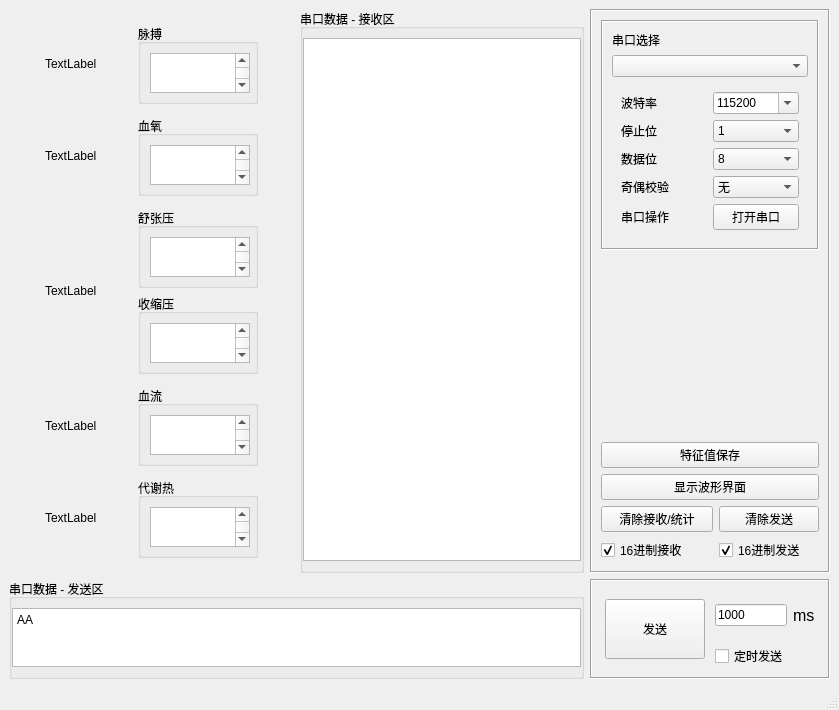
<?xml version="1.0" encoding="UTF-8"?>
<ui version="4.0">
 <class>MainWindow</class>
 <widget class="QMainWindow" name="MainWindow">
  <property name="geometry">
   <rect>
    <x>0</x>
    <y>0</y>
    <width>839</width>
    <height>710</height>
   </rect>
  </property>
  <property name="minimumSize">
   <size>
    <width>800</width>
    <height>700</height>
   </size>
  </property>
  <property name="maximumSize">
   <size>
    <width>16777215</width>
    <height>16777215</height>
   </size>
  </property>
  <property name="windowTitle">
   <string/>
  </property>
  <property name="windowIcon">
   <iconset resource="res.qrc">
    <normaloff>:/logo.png</normaloff>:/logo.png</iconset>
  </property>
  <widget class="QWidget" name="centralwidget">
   <layout class="QGridLayout" name="gridLayout_4">
    <item row="0" column="0">
     <widget class="QWidget" name="widget" native="true">
      <layout class="QVBoxLayout" name="verticalLayout">
       <item>
        <layout class="QHBoxLayout" name="horizontalLayout_4">
         <item>
          <widget class="QLabel" name="label_Hr">
           <property name="minimumSize">
            <size>
             <width>40</width>
             <height>60</height>
            </size>
           </property>
           <property name="maximumSize">
            <size>
             <width>60</width>
             <height>80</height>
            </size>
           </property>
           <property name="text">
            <string>TextLabel</string>
           </property>
          </widget>
         </item>
         <item>
          <widget class="QGroupBox" name="groupBox">
           <property name="minimumSize">
            <size>
             <width>120</width>
             <height>80</height>
            </size>
           </property>
           <property name="maximumSize">
            <size>
             <width>120</width>
             <height>80</height>
            </size>
           </property>
           <property name="title">
            <string>脉搏</string>
           </property>
           <layout class="QGridLayout" name="gridLayout_9">
            <item row="0" column="0">
             <widget class="QTextEdit" name="txtHR">
              <property name="minimumSize">
               <size>
                <width>100</width>
                <height>40</height>
               </size>
              </property>
              <property name="maximumSize">
               <size>
                <width>100</width>
                <height>60</height>
               </size>
              </property>
              <property name="font">
               <font>
                <pointsize>20</pointsize>
               </font>
              </property>
              <property name="layoutDirection">
               <enum>Qt::LeftToRight</enum>
              </property>
              <property name="html">
               <string>&lt;!DOCTYPE HTML PUBLIC &quot;-//W3C//DTD HTML 4.0//EN&quot; &quot;http://www.w3.org/TR/REC-html40/strict.dtd&quot;&gt;
&lt;html&gt;&lt;head&gt;&lt;meta name=&quot;qrichtext&quot; content=&quot;1&quot; /&gt;&lt;meta charset=&quot;utf-8&quot; /&gt;&lt;style type=&quot;text/css&quot;&gt;
p, li { white-space: pre-wrap; }
hr { height: 1px; border-width: 0; }
li.unchecked::marker { content: &quot;\2610&quot;; }
li.checked::marker { content: &quot;\2612&quot;; }
&lt;/style&gt;&lt;/head&gt;&lt;body style=&quot; font-family:'Microsoft YaHei UI'; font-size:20pt; font-weight:400; font-style:normal;&quot;&gt;
&lt;p align=&quot;center&quot; style=&quot;-qt-paragraph-type:empty; margin-top:0px; margin-bottom:0px; margin-left:0px; margin-right:0px; -qt-block-indent:0; text-indent:0px; font-size:24pt;&quot;&gt;&lt;br /&gt;&lt;/p&gt;&lt;/body&gt;&lt;/html&gt;</string>
              </property>
             </widget>
            </item>
           </layout>
          </widget>
         </item>
        </layout>
       </item>
       <item>
        <layout class="QHBoxLayout" name="horizontalLayout_3">
         <item>
          <widget class="QLabel" name="label_Spo2">
           <property name="minimumSize">
            <size>
             <width>40</width>
             <height>60</height>
            </size>
           </property>
           <property name="maximumSize">
            <size>
             <width>60</width>
             <height>80</height>
            </size>
           </property>
           <property name="text">
            <string>TextLabel</string>
           </property>
          </widget>
         </item>
         <item>
          <widget class="QGroupBox" name="groupBox_2">
           <property name="minimumSize">
            <size>
             <width>120</width>
             <height>80</height>
            </size>
           </property>
           <property name="maximumSize">
            <size>
             <width>120</width>
             <height>80</height>
            </size>
           </property>
           <property name="title">
            <string>血氧</string>
           </property>
           <layout class="QGridLayout" name="gridLayout_2">
            <item row="0" column="0">
             <widget class="QTextEdit" name="txtSpo2">
              <property name="minimumSize">
               <size>
                <width>100</width>
                <height>40</height>
               </size>
              </property>
              <property name="maximumSize">
               <size>
                <width>100</width>
                <height>60</height>
               </size>
              </property>
              <property name="font">
               <font>
                <pointsize>20</pointsize>
               </font>
              </property>
              <property name="html">
               <string>&lt;!DOCTYPE HTML PUBLIC &quot;-//W3C//DTD HTML 4.0//EN&quot; &quot;http://www.w3.org/TR/REC-html40/strict.dtd&quot;&gt;
&lt;html&gt;&lt;head&gt;&lt;meta name=&quot;qrichtext&quot; content=&quot;1&quot; /&gt;&lt;meta charset=&quot;utf-8&quot; /&gt;&lt;style type=&quot;text/css&quot;&gt;
p, li { white-space: pre-wrap; }
hr { height: 1px; border-width: 0; }
li.unchecked::marker { content: &quot;\2610&quot;; }
li.checked::marker { content: &quot;\2612&quot;; }
&lt;/style&gt;&lt;/head&gt;&lt;body style=&quot; font-family:'Microsoft YaHei UI'; font-size:20pt; font-weight:400; font-style:normal;&quot;&gt;
&lt;p align=&quot;center&quot; style=&quot;-qt-paragraph-type:empty; margin-top:0px; margin-bottom:0px; margin-left:0px; margin-right:0px; -qt-block-indent:0; text-indent:0px; font-size:24pt;&quot;&gt;&lt;br /&gt;&lt;/p&gt;&lt;/body&gt;&lt;/html&gt;</string>
              </property>
             </widget>
            </item>
           </layout>
          </widget>
         </item>
        </layout>
       </item>
       <item>
        <layout class="QGridLayout" name="gridLayout_10">
         <item row="0" column="0" rowspan="2">
          <widget class="QLabel" name="label_Bv">
           <property name="minimumSize">
            <size>
             <width>40</width>
             <height>120</height>
            </size>
           </property>
           <property name="maximumSize">
            <size>
             <width>60</width>
             <height>160</height>
            </size>
           </property>
           <property name="text">
            <string>TextLabel</string>
           </property>
          </widget>
         </item>
         <item row="0" column="1">
          <widget class="QGroupBox" name="groupBox_5">
           <property name="minimumSize">
            <size>
             <width>120</width>
             <height>80</height>
            </size>
           </property>
           <property name="maximumSize">
            <size>
             <width>120</width>
             <height>80</height>
            </size>
           </property>
           <property name="title">
            <string>舒张压</string>
           </property>
           <layout class="QGridLayout" name="gridLayout_11">
            <item row="0" column="0">
             <widget class="QTextEdit" name="txtDBP">
              <property name="minimumSize">
               <size>
                <width>100</width>
                <height>40</height>
               </size>
              </property>
              <property name="maximumSize">
               <size>
                <width>100</width>
                <height>60</height>
               </size>
              </property>
              <property name="font">
               <font>
                <pointsize>20</pointsize>
               </font>
              </property>
             </widget>
            </item>
           </layout>
          </widget>
         </item>
         <item row="1" column="1">
          <widget class="QGroupBox" name="groupBox_8">
           <property name="minimumSize">
            <size>
             <width>120</width>
             <height>80</height>
            </size>
           </property>
           <property name="maximumSize">
            <size>
             <width>120</width>
             <height>80</height>
            </size>
           </property>
           <property name="title">
            <string>收缩压</string>
           </property>
           <layout class="QGridLayout" name="gridLayout_14">
            <item row="0" column="0">
             <widget class="QTextEdit" name="txtSBP">
              <property name="minimumSize">
               <size>
                <width>100</width>
                <height>40</height>
               </size>
              </property>
              <property name="maximumSize">
               <size>
                <width>100</width>
                <height>60</height>
               </size>
              </property>
              <property name="font">
               <font>
                <pointsize>20</pointsize>
               </font>
              </property>
             </widget>
            </item>
           </layout>
          </widget>
         </item>
        </layout>
       </item>
       <item>
        <layout class="QHBoxLayout" name="horizontalLayout_5">
         <item>
          <widget class="QLabel" name="label_Bf">
           <property name="minimumSize">
            <size>
             <width>40</width>
             <height>60</height>
            </size>
           </property>
           <property name="maximumSize">
            <size>
             <width>60</width>
             <height>80</height>
            </size>
           </property>
           <property name="text">
            <string>TextLabel</string>
           </property>
          </widget>
         </item>
         <item>
          <widget class="QGroupBox" name="groupBox_6">
           <property name="minimumSize">
            <size>
             <width>120</width>
             <height>80</height>
            </size>
           </property>
           <property name="maximumSize">
            <size>
             <width>120</width>
             <height>80</height>
            </size>
           </property>
           <property name="title">
            <string>血流</string>
           </property>
           <layout class="QGridLayout" name="gridLayout_12">
            <item row="0" column="0">
             <widget class="QTextEdit" name="txtBF">
              <property name="minimumSize">
               <size>
                <width>100</width>
                <height>40</height>
               </size>
              </property>
              <property name="maximumSize">
               <size>
                <width>100</width>
                <height>60</height>
               </size>
              </property>
              <property name="font">
               <font>
                <pointsize>20</pointsize>
               </font>
              </property>
             </widget>
            </item>
           </layout>
          </widget>
         </item>
        </layout>
       </item>
       <item>
        <layout class="QHBoxLayout" name="horizontalLayout_6">
         <item>
          <widget class="QLabel" name="label_Mh">
           <property name="minimumSize">
            <size>
             <width>40</width>
             <height>60</height>
            </size>
           </property>
           <property name="maximumSize">
            <size>
             <width>60</width>
             <height>80</height>
            </size>
           </property>
           <property name="text">
            <string>TextLabel</string>
           </property>
          </widget>
         </item>
         <item>
          <widget class="QGroupBox" name="groupBox_7">
           <property name="minimumSize">
            <size>
             <width>120</width>
             <height>80</height>
            </size>
           </property>
           <property name="maximumSize">
            <size>
             <width>120</width>
             <height>80</height>
            </size>
           </property>
           <property name="title">
            <string>代谢热</string>
           </property>
           <layout class="QGridLayout" name="gridLayout_13">
            <item row="1" column="0">
             <widget class="QTextEdit" name="txtMH">
              <property name="minimumSize">
               <size>
                <width>100</width>
                <height>40</height>
               </size>
              </property>
              <property name="maximumSize">
               <size>
                <width>100</width>
                <height>60</height>
               </size>
              </property>
              <property name="font">
               <font>
                <pointsize>20</pointsize>
               </font>
              </property>
             </widget>
            </item>
           </layout>
          </widget>
         </item>
        </layout>
       </item>
      </layout>
     </widget>
    </item>
    <item row="0" column="1">
     <widget class="QGroupBox" name="groupBox_3">
      <property name="title">
       <string>串口数据 - 接收区</string>
      </property>
      <layout class="QGridLayout" name="gridLayout_6">
       <property name="leftMargin">
        <number>0</number>
       </property>
       <property name="rightMargin">
        <number>0</number>
       </property>
       <item row="0" column="0">
        <widget class="QPlainTextEdit" name="txtRec">
         <property name="readOnly">
          <bool>true</bool>
         </property>
        </widget>
       </item>
      </layout>
     </widget>
    </item>
    <item row="1" column="0" colspan="2">
     <widget class="QGroupBox" name="groupBox_4">
      <property name="minimumSize">
       <size>
        <width>0</width>
        <height>100</height>
       </size>
      </property>
      <property name="maximumSize">
       <size>
        <width>16777215</width>
        <height>100</height>
       </size>
      </property>
      <property name="title">
       <string>串口数据 - 发送区</string>
      </property>
      <layout class="QGridLayout" name="gridLayout_7">
       <property name="leftMargin">
        <number>0</number>
       </property>
       <property name="rightMargin">
        <number>0</number>
       </property>
       <item row="0" column="0">
        <widget class="QPlainTextEdit" name="txtSend">
         <property name="minimumSize">
          <size>
           <width>0</width>
           <height>0</height>
          </size>
         </property>
         <property name="maximumSize">
          <size>
           <width>16777215</width>
           <height>16777215</height>
          </size>
         </property>
         <property name="plainText">
          <string>AA</string>
         </property>
        </widget>
       </item>
      </layout>
     </widget>
    </item>
    <item row="0" column="2">
     <widget class="QFrame" name="frame">
      <property name="minimumSize">
       <size>
        <width>240</width>
        <height>0</height>
       </size>
      </property>
      <property name="maximumSize">
       <size>
        <width>240</width>
        <height>16777215</height>
       </size>
      </property>
      <property name="focusPolicy">
       <enum>Qt::NoFocus</enum>
      </property>
      <property name="styleSheet">
       <string notr="true"/>
      </property>
      <property name="frameShape">
       <enum>QFrame::Box</enum>
      </property>
      <property name="frameShadow">
       <enum>QFrame::Sunken</enum>
      </property>
      <layout class="QGridLayout" name="gridLayout_3">
       <item row="7" column="2">
        <widget class="QCheckBox" name="chkSend">
         <property name="minimumSize">
          <size>
           <width>100</width>
           <height>0</height>
          </size>
         </property>
         <property name="text">
          <string>16进制发送</string>
         </property>
         <property name="checked">
          <bool>true</bool>
         </property>
        </widget>
       </item>
       <item row="4" column="0" colspan="3">
        <widget class="QPushButton" name="btnSaveEig">
         <property name="text">
          <string>特征值保存</string>
         </property>
        </widget>
       </item>
       <item row="6" column="2">
        <widget class="QPushButton" name="btnClearSend">
         <property name="text">
          <string>清除发送</string>
         </property>
        </widget>
       </item>
       <item row="5" column="0" colspan="3">
        <widget class="QPushButton" name="pushButton">
         <property name="text">
          <string>显示波形界面</string>
         </property>
        </widget>
       </item>
       <item row="0" column="0" colspan="3">
        <widget class="QFrame" name="frame_4">
         <property name="minimumSize">
          <size>
           <width>0</width>
           <height>220</height>
          </size>
         </property>
         <property name="maximumSize">
          <size>
           <width>16777215</width>
           <height>16777215</height>
          </size>
         </property>
         <property name="frameShape">
          <enum>QFrame::Box</enum>
         </property>
         <property name="frameShadow">
          <enum>QFrame::Sunken</enum>
         </property>
         <layout class="QGridLayout" name="gridLayout_8">
          <item row="2" column="0">
           <widget class="QWidget" name="widget_2" native="true">
            <layout class="QGridLayout" name="gridLayout">
             <item row="1" column="0">
              <widget class="QLabel" name="lblStop">
               <property name="text">
                <string>停止位</string>
               </property>
              </widget>
             </item>
             <item row="3" column="0">
              <widget class="QLabel" name="lblCheck">
               <property name="text">
                <string>奇偶校验</string>
               </property>
              </widget>
             </item>
             <item row="3" column="1">
              <widget class="QComboBox" name="cmbCheck">
               <item>
                <property name="text">
                 <string>无</string>
                </property>
               </item>
               <item>
                <property name="text">
                 <string>奇校验</string>
                </property>
               </item>
               <item>
                <property name="text">
                 <string>偶校验</string>
                </property>
               </item>
              </widget>
             </item>
             <item row="2" column="1">
              <widget class="QComboBox" name="cmbData">
               <property name="currentIndex">
                <number>3</number>
               </property>
               <item>
                <property name="text">
                 <string>5</string>
                </property>
               </item>
               <item>
                <property name="text">
                 <string>6</string>
                </property>
               </item>
               <item>
                <property name="text">
                 <string>7</string>
                </property>
               </item>
               <item>
                <property name="text">
                 <string>8</string>
                </property>
               </item>
              </widget>
             </item>
             <item row="4" column="1">
              <widget class="QPushButton" name="btnSwitch">
               <property name="text">
                <string>打开串口</string>
               </property>
              </widget>
             </item>
             <item row="2" column="0">
              <widget class="QLabel" name="lblData">
               <property name="text">
                <string>数据位</string>
               </property>
              </widget>
             </item>
             <item row="1" column="1">
              <widget class="QComboBox" name="cmbStop">
               <item>
                <property name="text">
                 <string>1</string>
                </property>
               </item>
               <item>
                <property name="text">
                 <string>1.5</string>
                </property>
               </item>
               <item>
                <property name="text">
                 <string>2</string>
                </property>
               </item>
              </widget>
             </item>
             <item row="4" column="0">
              <widget class="QLabel" name="lblSwitch">
               <property name="text">
                <string>串口操作</string>
               </property>
              </widget>
             </item>
             <item row="0" column="1">
              <widget class="QComboBox" name="cmbBaudRate">
               <property name="editable">
                <bool>true</bool>
               </property>
               <property name="currentIndex">
                <number>10</number>
               </property>
               <property name="maxVisibleItems">
                <number>20</number>
               </property>
               <item>
                <property name="text">
                 <string>1200</string>
                </property>
               </item>
               <item>
                <property name="text">
                 <string>2400</string>
                </property>
               </item>
               <item>
                <property name="text">
                 <string>4800</string>
                </property>
               </item>
               <item>
                <property name="text">
                 <string>9600</string>
                </property>
               </item>
               <item>
                <property name="text">
                 <string>14400</string>
                </property>
               </item>
               <item>
                <property name="text">
                 <string>19200</string>
                </property>
               </item>
               <item>
                <property name="text">
                 <string>38400</string>
                </property>
               </item>
               <item>
                <property name="text">
                 <string>43000</string>
                </property>
               </item>
               <item>
                <property name="text">
                 <string>57600</string>
                </property>
               </item>
               <item>
                <property name="text">
                 <string>76800</string>
                </property>
               </item>
               <item>
                <property name="text">
                 <string>115200</string>
                </property>
               </item>
               <item>
                <property name="text">
                 <string>128000</string>
                </property>
               </item>
               <item>
                <property name="text">
                 <string>230400</string>
                </property>
               </item>
               <item>
                <property name="text">
                 <string>256000</string>
                </property>
               </item>
               <item>
                <property name="text">
                 <string>460800</string>
                </property>
               </item>
               <item>
                <property name="text">
                 <string>921600</string>
                </property>
               </item>
               <item>
                <property name="text">
                 <string>1382400</string>
                </property>
               </item>
              </widget>
             </item>
             <item row="0" column="0">
              <widget class="QLabel" name="lblBaudRate">
               <property name="text">
                <string>波特率</string>
               </property>
              </widget>
             </item>
            </layout>
           </widget>
          </item>
          <item row="1" column="0">
           <widget class="myComboBox" name="cmbSerialPort"/>
          </item>
          <item row="0" column="0">
           <widget class="QLabel" name="lblSerialPort">
            <property name="text">
             <string>串口选择</string>
            </property>
           </widget>
          </item>
         </layout>
        </widget>
       </item>
       <item row="1" column="2">
        <spacer name="verticalSpacer">
         <property name="orientation">
          <enum>Qt::Vertical</enum>
         </property>
         <property name="sizeHint" stdset="0">
          <size>
           <width>20</width>
           <height>40</height>
          </size>
         </property>
        </spacer>
       </item>
       <item row="1" column="1">
        <widget class="QLabel" name="label">
         <property name="minimumSize">
          <size>
           <width>80</width>
           <height>80</height>
          </size>
         </property>
         <property name="maximumSize">
          <size>
           <width>80</width>
           <height>80</height>
          </size>
         </property>
         <property name="styleSheet">
          <string notr="true">border-image: url(:/Sun_Yat-sen_University_Logo.png);</string>
         </property>
         <property name="text">
          <string/>
         </property>
        </widget>
       </item>
       <item row="6" column="0" colspan="2">
        <widget class="QPushButton" name="btnClearRec">
         <property name="text">
          <string>清除接收/统计</string>
         </property>
        </widget>
       </item>
       <item row="7" column="0" colspan="2">
        <widget class="QCheckBox" name="chkRec">
         <property name="enabled">
          <bool>true</bool>
         </property>
         <property name="maximumSize">
          <size>
           <width>100</width>
           <height>16777215</height>
          </size>
         </property>
         <property name="accessibleName">
          <string/>
         </property>
         <property name="text">
          <string>16进制接收</string>
         </property>
         <property name="checked">
          <bool>true</bool>
         </property>
        </widget>
       </item>
      </layout>
     </widget>
    </item>
    <item row="1" column="2">
     <widget class="QFrame" name="frame_2">
      <property name="minimumSize">
       <size>
        <width>240</width>
        <height>100</height>
       </size>
      </property>
      <property name="maximumSize">
       <size>
        <width>240</width>
        <height>100</height>
       </size>
      </property>
      <property name="frameShape">
       <enum>QFrame::Box</enum>
      </property>
      <property name="frameShadow">
       <enum>QFrame::Sunken</enum>
      </property>
      <layout class="QGridLayout" name="gridLayout_5">
       <item row="0" column="0" rowspan="2">
        <widget class="QPushButton" name="btnSend">
         <property name="minimumSize">
          <size>
           <width>0</width>
           <height>60</height>
          </size>
         </property>
         <property name="maximumSize">
          <size>
           <width>100</width>
           <height>16777215</height>
          </size>
         </property>
         <property name="text">
          <string>发送</string>
         </property>
        </widget>
       </item>
       <item row="1" column="1">
        <widget class="QCheckBox" name="chkTimSend">
         <property name="maximumSize">
          <size>
           <width>100</width>
           <height>16777215</height>
          </size>
         </property>
         <property name="text">
          <string>定时发送</string>
         </property>
        </widget>
       </item>
       <item row="0" column="1">
        <widget class="QWidget" name="widget_4" native="true">
         <property name="minimumSize">
          <size>
           <width>0</width>
           <height>50</height>
          </size>
         </property>
         <property name="maximumSize">
          <size>
           <width>100</width>
           <height>16777215</height>
          </size>
         </property>
         <layout class="QHBoxLayout" name="horizontalLayout">
          <property name="leftMargin">
           <number>0</number>
          </property>
          <property name="rightMargin">
           <number>0</number>
          </property>
          <item>
           <widget class="QLineEdit" name="txtSendMs">
            <property name="minimumSize">
             <size>
              <width>40</width>
              <height>0</height>
             </size>
            </property>
            <property name="maximumSize">
             <size>
              <width>80</width>
              <height>16777215</height>
             </size>
            </property>
            <property name="text">
             <string>1000</string>
            </property>
           </widget>
          </item>
          <item>
           <widget class="QLabel" name="lblMs">
            <property name="maximumSize">
             <size>
              <width>40</width>
              <height>16777215</height>
             </size>
            </property>
            <property name="font">
             <font>
              <pointsize>12</pointsize>
             </font>
            </property>
            <property name="text">
             <string>ms</string>
            </property>
           </widget>
          </item>
         </layout>
        </widget>
       </item>
      </layout>
     </widget>
    </item>
   </layout>
  </widget>
  <widget class="QMenuBar" name="menubar">
   <property name="geometry">
    <rect>
     <x>0</x>
     <y>0</y>
     <width>839</width>
     <height>29</height>
    </rect>
   </property>
  </widget>
  <widget class="QStatusBar" name="statusbar">
   <property name="minimumSize">
    <size>
     <width>0</width>
     <height>22</height>
    </size>
   </property>
   <property name="maximumSize">
    <size>
     <width>16777215</width>
     <height>22</height>
    </size>
   </property>
  </widget>
 </widget>
 <customwidgets>
  <customwidget>
   <class>myComboBox</class>
   <extends>QComboBox</extends>
   <header>mycombobox.h</header>
  </customwidget>
 </customwidgets>
 <resources>
  <include location="res.qrc"/>
 </resources>
 <connections/>
</ui>
